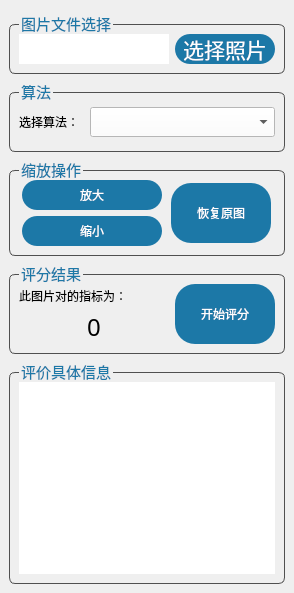
      <widget class="QWidget" name="NR_IQA_tab">
       <property name="sizePolicy">
        <sizepolicy hsizetype="Preferred" vsizetype="Preferred">
         <horstretch>0</horstretch>
         <verstretch>0</verstretch>
        </sizepolicy>
       </property>
       <attribute name="title">
        <string>NR-IQA</string>
       </attribute>
       <layout class="QVBoxLayout" name="verticalLayout_11">
        <property name="spacing">
         <number>0</number>
        </property>
        <property name="leftMargin">
         <number>0</number>
        </property>
        <property name="topMargin">
         <number>3</number>
        </property>
        <property name="rightMargin">
         <number>0</number>
        </property>
        <property name="bottomMargin">
         <number>0</number>
        </property>
        <item>
         <layout class="QVBoxLayout" name="NR_IQA_tab_layout" stretch="0,0,0,0,1">
          <property name="spacing">
           <number>6</number>
          </property>
          <property name="leftMargin">
           <number>9</number>
          </property>
          <property name="topMargin">
           <number>9</number>
          </property>
          <property name="rightMargin">
           <number>9</number>
          </property>
          <property name="bottomMargin">
           <number>9</number>
          </property>
          <item>
           <widget class="QGroupBox" name="choose_pho_gbox">
            <property name="font">
             <font>
              <family>微软雅黑</family>
              <pointsize>11</pointsize>
              <weight>50</weight>
              <bold>false</bold>
             </font>
            </property>
            <property name="styleSheet">
             <string notr="true">QGroupBox{
    border: 1px solid  rgb(80, 80, 80);
    border-radius:6px;
    margin-top:12px;
}
QGroupBox:title {
    color:rgb(28, 120, 167);
    subcontrol-origin: margin;
    left: 10px;
}
</string>
            </property>
            <property name="title">
             <string>图片文件选择</string>
            </property>
            <layout class="QVBoxLayout" name="verticalLayout_7">
             <property name="spacing">
              <number>6</number>
             </property>
             <property name="leftMargin">
              <number>9</number>
             </property>
             <property name="topMargin">
              <number>9</number>
             </property>
             <property name="rightMargin">
              <number>9</number>
             </property>
             <property name="bottomMargin">
              <number>9</number>
             </property>
             <item>
              <layout class="QHBoxLayout" name="horizontalLayout_7">
               <item>
                <widget class="QLineEdit" name="pho_addr_show_le">
                 <property name="minimumSize">
                  <size>
                   <width>0</width>
                   <height>30</height>
                  </size>
                 </property>
                 <property name="font">
                  <font>
                   <family>Times New Roman</family>
                   <pointsize>12</pointsize>
                  </font>
                 </property>
                 <property name="styleSheet">
                  <string notr="true">border:none;</string>
                 </property>
                 <property name="inputMethodHints">
                  <set>Qt::ImhNone</set>
                 </property>
                 <property name="readOnly">
                  <bool>true</bool>
                 </property>
                 <property name="cursorMoveStyle">
                  <enum>Qt::LogicalMoveStyle</enum>
                 </property>
                </widget>
               </item>
               <item>
                <widget class="QPushButton" name="choose_pho_btn">
                 <property name="minimumSize">
                  <size>
                   <width>100</width>
                   <height>30</height>
                  </size>
                 </property>
                 <property name="maximumSize">
                  <size>
                   <width>100</width>
                   <height>30</height>
                  </size>
                 </property>
                 <property name="font">
                  <font>
                   <family>楷体</family>
                   <pointsize>16</pointsize>
                   <weight>50</weight>
                   <italic>false</italic>
                   <bold>false</bold>
                  </font>
                 </property>
                 <property name="styleSheet">
                  <string notr="true">QPushButton:hover {
	background-color: rgb(58, 189, 236);
}

QPushButton:pressed {
	
	background-color: rgb(27, 87, 126);
}

QPushButton {
	background-color: rgb(28, 120, 167);
	color: rgb(255, 255, 255);
	font: 16pt &quot;楷体&quot;;
	border-radius: 15px;
	border: 4px;
}</string>
                 </property>
                 <property name="text">
                  <string>选择照片</string>
                 </property>
                </widget>
               </item>
              </layout>
             </item>
            </layout>
           </widget>
          </item>
          <item>
           <widget class="QGroupBox" name="algorithm_gbox">
            <property name="font">
             <font>
              <family>微软雅黑</family>
              <pointsize>11</pointsize>
              <weight>50</weight>
              <bold>false</bold>
             </font>
            </property>
            <property name="styleSheet">
             <string notr="true">QGroupBox{
    border: 1px solid rgb(80,80,80);
    border-radius:6px;
    margin-top:12px;
}
QGroupBox:title {
    color:rgb(28, 120, 167);
    subcontrol-origin: margin;
    left: 10px;
}</string>
            </property>
            <property name="title">
             <string>算法</string>
            </property>
            <layout class="QVBoxLayout" name="verticalLayout_8" stretch="0">
             <property name="spacing">
              <number>9</number>
             </property>
             <property name="leftMargin">
              <number>9</number>
             </property>
             <property name="topMargin">
              <number>9</number>
             </property>
             <property name="rightMargin">
              <number>9</number>
             </property>
             <property name="bottomMargin">
              <number>9</number>
             </property>
             <item>
              <layout class="QVBoxLayout" name="verticalLayout_6" stretch="1">
               <item>
                <layout class="QHBoxLayout" name="horizontalLayout_5" stretch="1,3">
                 <item>
                  <widget class="QLabel" name="al_choose_tip_lb">
                   <property name="minimumSize">
                    <size>
                     <width>0</width>
                     <height>40</height>
                    </size>
                   </property>
                   <property name="styleSheet">
                    <string notr="true">border:none;
font: 12pt &quot;楷体&quot;;</string>
                   </property>
                   <property name="text">
                    <string>选择算法：</string>
                   </property>
                  </widget>
                 </item>
                 <item>
                  <widget class="QComboBox" name="algorithm_comboBox">
                   <property name="minimumSize">
                    <size>
                     <width>0</width>
                     <height>30</height>
                    </size>
                   </property>
                   <property name="font">
                    <font>
                     <family>Times New Roman</family>
                     <pointsize>12</pointsize>
                    </font>
                   </property>
                   <property name="styleSheet">
                    <string notr="true">background-color: rgb(255, 255, 255);
border-color: rgb(245, 245, 245);</string>
                   </property>
                   <property name="currentText">
                    <string/>
                   </property>
                  </widget>
                 </item>
                </layout>
               </item>
              </layout>
             </item>
            </layout>
           </widget>
          </item>
          <item>
           <widget class="QGroupBox" name="scale_gbox">
            <property name="font">
             <font>
              <family>微软雅黑</family>
              <pointsize>11</pointsize>
              <weight>50</weight>
              <bold>false</bold>
             </font>
            </property>
            <property name="styleSheet">
             <string notr="true">QGroupBox{
    border: 1px solid rgb(80,80,80);
    border-radius:6px;
    margin-top:12px;
}
QGroupBox:title {
    color:rgb(28, 120, 167);
    subcontrol-origin: margin;
    left: 10px;
}</string>
            </property>
            <property name="title">
             <string>缩放操作</string>
            </property>
            <layout class="QVBoxLayout" name="verticalLayout_5">
             <item>
              <layout class="QHBoxLayout" name="horizontalLayout_8">
               <item>
                <layout class="QVBoxLayout" name="verticalLayout_4">
                 <item>
                  <widget class="QPushButton" name="zoom_in_btn">
                   <property name="minimumSize">
                    <size>
                     <width>140</width>
                     <height>30</height>
                    </size>
                   </property>
                   <property name="maximumSize">
                    <size>
                     <width>140</width>
                     <height>30</height>
                    </size>
                   </property>
                   <property name="styleSheet">
                    <string notr="true">QPushButton:hover {
	background-color: rgb(58, 189, 236);
}

QPushButton:pressed {
	
	background-color: rgb(27, 87, 126);
}

QPushButton {
	background-color: rgb(28, 120, 167);
	color: rgb(255, 255, 255);
	font: 16pt &quot;楷体&quot;;
	border-radius: 15px;
	border: 4px;
}</string>
                   </property>
                   <property name="text">
                    <string>放大</string>
                   </property>
                  </widget>
                 </item>
                 <item>
                  <widget class="QPushButton" name="zoom_out_btn">
                   <property name="minimumSize">
                    <size>
                     <width>140</width>
                     <height>30</height>
                    </size>
                   </property>
                   <property name="maximumSize">
                    <size>
                     <width>140</width>
                     <height>30</height>
                    </size>
                   </property>
                   <property name="styleSheet">
                    <string notr="true">QPushButton:hover {
	background-color: rgb(58, 189, 236);
}

QPushButton:pressed {
	
	background-color: rgb(27, 87, 126);
}

QPushButton {
	background-color: rgb(28, 120, 167);
	color: rgb(255, 255, 255);
	font: 16pt &quot;楷体&quot;;
	border-radius: 15px;
	border: 4px;
}</string>
                   </property>
                   <property name="text">
                    <string>缩小</string>
                   </property>
                  </widget>
                 </item>
                </layout>
               </item>
               <item>
                <widget class="QPushButton" name="reset_zoom_btn">
                 <property name="minimumSize">
                  <size>
                   <width>100</width>
                   <height>60</height>
                  </size>
                 </property>
                 <property name="maximumSize">
                  <size>
                   <width>100</width>
                   <height>60</height>
                  </size>
                 </property>
                 <property name="styleSheet">
                  <string notr="true">QPushButton:hover {
	background-color: rgb(58, 189, 236);
}

QPushButton:pressed {
	
	background-color: rgb(27, 87, 126);
}

QPushButton {
	background-color: rgb(28, 120, 167);
	color: rgb(255, 255, 255);
	font: 16pt &quot;楷体&quot;;
	border-radius: 20px;
	border: 4px;
}</string>
                 </property>
                 <property name="text">
                  <string>恢复原图</string>
                 </property>
                </widget>
               </item>
              </layout>
             </item>
            </layout>
           </widget>
          </item>
          <item>
           <widget class="QGroupBox" name="start_mark_gbox">
            <property name="font">
             <font>
              <family>微软雅黑</family>
              <pointsize>11</pointsize>
              <weight>50</weight>
              <bold>false</bold>
             </font>
            </property>
            <property name="styleSheet">
             <string notr="true">QGroupBox{
    border: 1px solid rgb(80,80,80);
    border-radius:6px;
    margin-top:12px;
}
QGroupBox:title {
    color:rgb(28, 120, 167);
    subcontrol-origin: margin;
    left: 10px;
}</string>
            </property>
            <property name="title">
             <string>评分结果</string>
            </property>
            <layout class="QVBoxLayout" name="verticalLayout_3">
             <item>
              <layout class="QHBoxLayout" name="horizontalLayout_9">
               <item>
                <layout class="QVBoxLayout" name="verticalLayout_2" stretch="1,1">
                 <property name="spacing">
                  <number>2</number>
                 </property>
                 <item>
                  <widget class="QLabel" name="label_6">
                   <property name="minimumSize">
                    <size>
                     <width>130</width>
                     <height>0</height>
                    </size>
                   </property>
                   <property name="maximumSize">
                    <size>
                     <width>130</width>
                     <height>16777215</height>
                    </size>
                   </property>
                   <property name="styleSheet">
                    <string notr="true">font: 12pt &quot;楷体&quot;;</string>
                   </property>
                   <property name="text">
                    <string>此图片对的指标为：</string>
                   </property>
                  </widget>
                 </item>
                 <item>
                  <layout class="QHBoxLayout" name="horizontalLayout_4">
                   <property name="spacing">
                    <number>0</number>
                   </property>
                   <item>
                    <widget class="QLabel" name="real_mark_lb">
                     <property name="minimumSize">
                      <size>
                       <width>60</width>
                       <height>0</height>
                      </size>
                     </property>
                     <property name="maximumSize">
                      <size>
                       <width>16777215</width>
                       <height>16777215</height>
                      </size>
                     </property>
                     <property name="font">
                      <font>
                       <family>黑体</family>
                       <pointsize>18</pointsize>
                       <weight>50</weight>
                       <bold>false</bold>
                      </font>
                     </property>
                     <property name="text">
                      <string>0</string>
                     </property>
                     <property name="alignment">
                      <set>Qt::AlignCenter</set>
                     </property>
                    </widget>
                   </item>
                  </layout>
                 </item>
                </layout>
               </item>
               <item>
                <widget class="QPushButton" name="start_mark_btn">
                 <property name="enabled">
                  <bool>true</bool>
                 </property>
                 <property name="minimumSize">
                  <size>
                   <width>100</width>
                   <height>60</height>
                  </size>
                 </property>
                 <property name="maximumSize">
                  <size>
                   <width>100</width>
                   <height>60</height>
                  </size>
                 </property>
                 <property name="styleSheet">
                  <string notr="true">QPushButton:hover {
	background-color: rgb(58, 189, 236);
}

QPushButton:pressed {
	
	background-color: rgb(27, 87, 126);
}

QPushButton:disabled {
	
	background-color:rgb(244, 0, 0);
}

QPushButton {
	background-color: rgb(28, 120, 167);
	color: rgb(255, 255, 255);
	font: 16pt &quot;楷体&quot;;
	border-radius: 20px;
	border: 4px;
}</string>
                 </property>
                 <property name="text">
                  <string>开始评分</string>
                 </property>
                </widget>
               </item>
              </layout>
             </item>
            </layout>
           </widget>
          </item>
          <item>
           <widget class="QGroupBox" name="mark_info_gbox">
            <property name="font">
             <font>
              <family>微软雅黑</family>
              <pointsize>11</pointsize>
              <weight>50</weight>
              <bold>false</bold>
             </font>
            </property>
            <property name="styleSheet">
             <string notr="true">QGroupBox{
    border: 1px solid rgb(80,80,80);
    border-radius:6px;
    margin-top:12px;
}
QGroupBox:title {
    color:rgb(28, 120, 167);
    subcontrol-origin: margin;
    left: 10px;
}</string>
            </property>
            <property name="title">
             <string>评价具体信息</string>
            </property>
            <layout class="QVBoxLayout" name="verticalLayout_9">
             <property name="spacing">
              <number>6</number>
             </property>
             <property name="leftMargin">
              <number>9</number>
             </property>
             <property name="topMargin">
              <number>9</number>
             </property>
             <property name="rightMargin">
              <number>9</number>
             </property>
             <property name="bottomMargin">
              <number>9</number>
             </property>
             <item>
              <widget class="QTextEdit" name="all_info_of_iqa_te">
               <property name="styleSheet">
                <string notr="true">border:none;</string>
               </property>
              </widget>
             </item>
            </layout>
           </widget>
          </item>
         </layout>
        </item>
       </layout>
      </widget>
